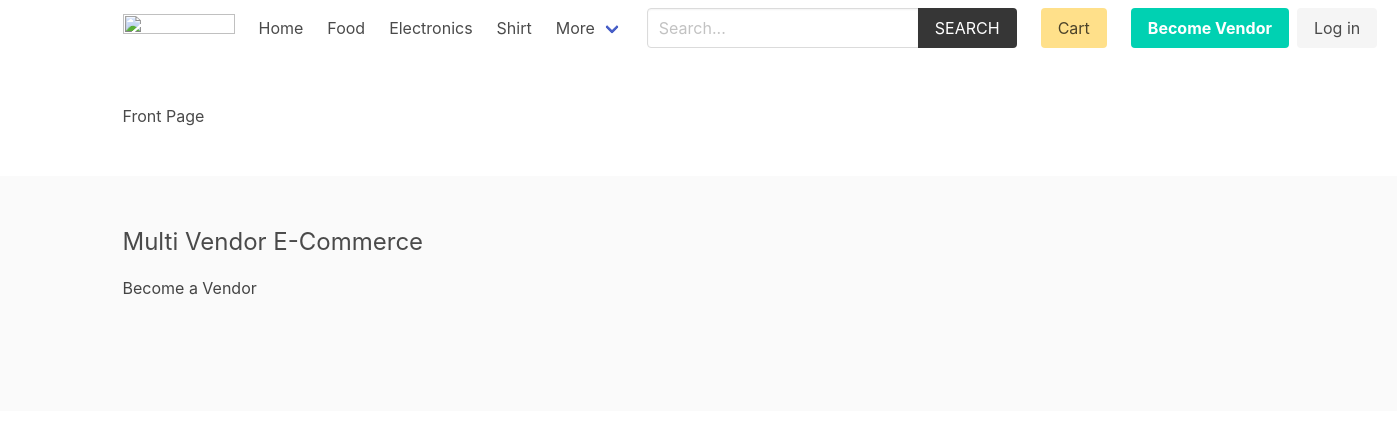
The page / on the database its author committed.
### product/models.py (models this page shows, shortened)
class Category(models.Model):
    title = models.CharField(max_length=50)
    slug = models.SlugField(max_length=55)
    ordering = models.IntegerField(default=0)
    class Meta:
        ordering = ['ordering']

### core/views.py (the view)
# urls.py: path('', views.frontpage, name="home"),
def frontpage(request):
    newest_products = Product.objects.all()[0:8]
    context = {
        'newest_products': newest_products,
    }
    return render(request, 'core/frontpage.html', context)

### cart/cart.py (called while the page is built)
    def __len__(self):
        return sum(item['quantity'] for item in self.cart.values())

### cart/context_processors.py (called while the page is built)
def cart(request):
    return {'cart': Cart(request)}

### product/context_processors.py (called while the page is built)
def menu_categories(request):
    categories = Category.objects.all()
    return {'categories': categories}

### templates/core/frontpage.html (shortened to what this page needs)
{% extends 'core/base.html' %}
{% block content %}
    <h1>Front Page</h1>
{% endblock content %}

### templates/core/base.html (shortened to what this page needs)
{% load static %}
<!DOCTYPE html>
<html lang="en">
<head>
    <link rel="stylesheet" href="https://cdn.jsdelivr.net/npm/bulma@0.9.2/css/bulma.min.css">
    <link rel="stylesheet" href="{% static 'css/main.css' %}">
</head>
<body>
    <div class="container">
        <nav class="navbar" role="navigation" aria-label="main navigation">
            <div class="navbar-brand">
                <a class="navbar-item" href="{% url 'core:home' %}">
                <img src="https://bulma.io/images/bulma-logo.png" width="112" height="28">
                </a>
            </div>
            <div id="navbarBasicExample" class="navbar-menu">
                <div class="navbar-start">
                <a class="navbar-item" href="{% url 'core:home' %}">
                    Home
                </a>
                {% for category in categories %}
                    <a class="navbar-item" href="{% url 'product:category' category.slug %}">
                        {{category.title}}
                    </a>
                {% endfor %}
                <div class="navbar-item has-dropdown is-hoverable">
                    <a class="navbar-link">
                    More
                    </a>
                </div>
                </div>
                <div class="navbar-start">
                    <div class="navbar-item">
                        <form method="get" action="{% url 'product:search' %}">
                            <div class="field has-addons">
                                <div class="control">
                                    <input type="search" name="query" id="" class="input" placeholder="Search...">
                                </div>
                                <div class="control">
                                    <button class="button is-dark is-uppercase">Search</button>
                                </div>
                            </div>
                        </form>
                    </div>
                </div>
                <div class="navbar-end">
                <div class="navbar-item">
                    <a href="{% url 'cart:cart' %}" class="button is-warning">Cart {% if cart %}({{cart|length}}){% endif %}</a>
                </div>
                {% if request.user.is_authenticated %}
                <div class="navbar-item has-dropdown is-hoverable">
                    <a class="navbar-link is-capitalized">
                    {{user.vendor.name}}
                    </a>
                    <div class="navbar-dropdown">
                    <a class="navbar-item" href="{% url 'vendor:vendor-admin' %}">
                        Vendor Admin
                    </a>
                    <a class="navbar-item" href="{% url 'vendor:add-product' %}">
                        Add Product
                    </a>
                    <a class="navbar-item">
                        Contact
                    </a>
                    <hr class="navbar-divider">
                    <a class="navbar-item" href="{% url 'vendor:logout' %}">
                        Logout
                    </a>
                    </div>
                </div>
                {% else %}
                <div class="navbar-item">
                    <div class="buttons">
                        <a class="button is-primary" href="{% url 'vendor:become-vendor' %}">
                            <strong>Become Vendor</strong>
                        </a>
                        <a class="button is-light" href="{% url 'vendor:login' %}">
                            Log in
                        </a>
                    </div>
                </div>
                {% endif %}
                </div>
            </div>
            </nav>
    </div>
    <section class="section">
        <div class="container">
            {% block content %}{% endblock content %}
        </div>
    </section>
    <footer class="footer">
        <div class="container">
            <h3 class="is-size-4 mb-4">Multi Vendor E-Commerce</h3>
            {% if request.user.is_authenticated %}
                <a href="{% url 'vendor:vendor-admin' %}">Vendor Admin</a>
            {% else %}
                <a href="{% url 'vendor:become-vendor' %}">Become a Vendor</a>
            {% endif %}
        </div>
    </footer>
</body>
</html>

### core/static/css/main.css (style rules this page uses)
.footer a { margin-bottom: 15px; display: inline-block; color: #444; }

### rows shown on the page
Category: title "Food"
Category: title "Electronics"
Category: title "Shirt"
